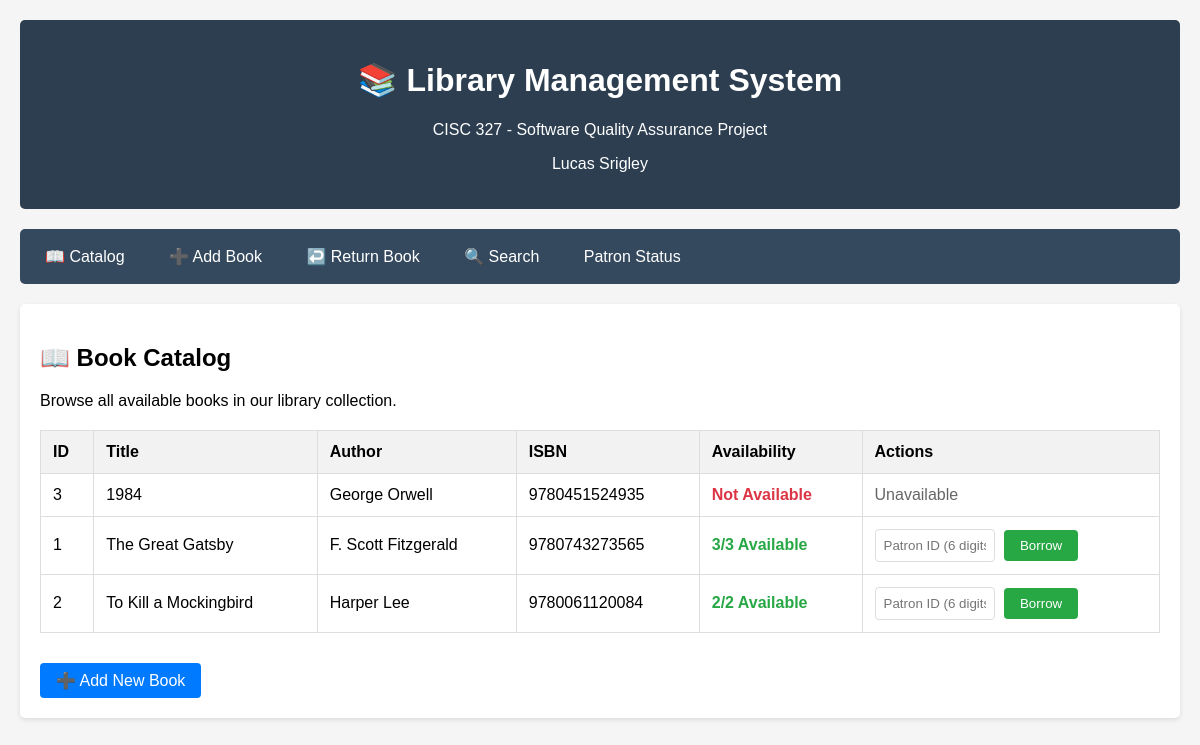
The page /catalog on the database as committed earlier.
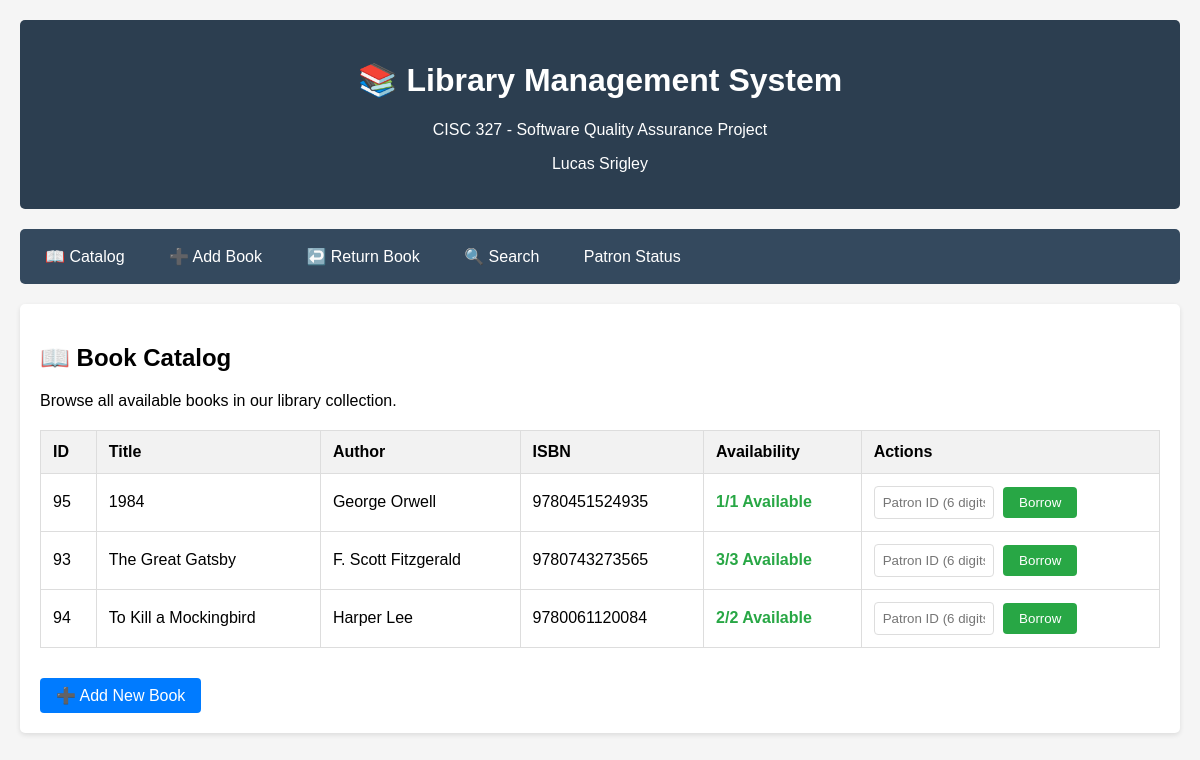
The same page on the database as committed later.
### tables this page shows
CREATE TABLE books (
            id INTEGER PRIMARY KEY AUTOINCREMENT,
            title TEXT NOT NULL,
            author TEXT NOT NULL,
            isbn TEXT UNIQUE NOT NULL,
            total_copies INTEGER NOT NULL,
            available_copies INTEGER NOT NULL
        );

### routes/catalog_routes.py (the view)
@catalog_bp.route('/catalog')
def catalog():
    books = get_all_books()
    return render_template('catalog.html', books=books)

### database.py (called while the page is built)
def get_db_connection():
    conn = sqlite3.connect(DATABASE)
    conn.row_factory = sqlite3.Row  # This enables column access by name
    return conn

def get_all_books() -> List[Dict]:
    conn = get_db_connection()
    books = conn.execute('SELECT * FROM books ORDER BY title').fetchall()
    conn.close()
    return [dict(book) for book in books]

### templates/catalog.html (shortened to what this page needs)
{% extends "base.html" %}
{% block content %}
<h2>📖 Book Catalog</h2>
<p>Browse all available books in our library collection.</p>
{% if books %}
<table>
    <thead>
        <tr>
            <th>ID</th>
            <th>Title</th>
            <th>Author</th>
            <th>ISBN</th>
            <th>Availability</th>
            <th>Actions</th>
        </tr>
    </thead>
    <tbody>
        {% for book in books %}
        <tr>
            <td>{{ book.id }}</td>
            <td>{{ book.title }}</td>
            <td>{{ book.author }}</td>
            <td>{{ book.isbn }}</td>
            <td>
                {% if book.available_copies > 0 %}
                    <span class="status-available">{{ book.available_copies }}/{{ book.total_copies }} Available</span>
                {% else %}
                    <span class="status-unavailable">Not Available</span>
                {% endif %}
            </td>
            <td>
                {% if book.available_copies > 0 %}
                    <form method="POST" action="{{ url_for('borrowing.borrow_book') }}" style="display: inline;">
                        <input type="text" name="patron_id" placeholder="Patron ID (6 digits)"
                               pattern="[0-9]{6}" maxlength="6" required style="width: 120px; margin-right: 5px;">
                        <button type="submit" class="btn btn-success">Borrow</button>
                    </form>
                {% else %}
                    <span style="color: #666;">Unavailable</span>
                {% endif %}
            </td>
        </tr>
        {% endfor %}
    </tbody>
</table>
{% else %}
<div style="text-align: center; padding: 40px; color: #666;">
    <h3>No books in catalog</h3>
    <p>The library catalog is empty. <a href="{{ url_for('catalog.add_book') }}">Add the first book</a> to get started.</p>
</div>
{% endif %}
<div style="margin-top: 30px;">
    <a href="{{ url_for('catalog.add_book') }}" class="btn">➕ Add New Book</a>
</div>
{% endblock %}

Rows that differ between the two databases and show on the page:
removed books: id "3", title "1984", author "George Orwell", isbn "9780451524935", available_copies "Not Available"
removed books: id "1", title "The Great Gatsby", author "F. Scott Fitzgerald", isbn "9780743273565", available_copies "3", total_copies "3"
removed books: id "2", title "To Kill a Mockingbird", author "Harper Lee", isbn "9780061120084", available_copies "2", total_copies "2"
added books: id "95", title "1984", author "George Orwell", isbn "9780451524935", available_copies "1", total_copies "1"
added books: id "93", title "The Great Gatsby", author "F. Scott Fitzgerald", isbn "9780743273565", available_copies "3", total_copies "3"
added books: id "94", title "To Kill a Mockingbird", author "Harper Lee", isbn "9780061120084", available_copies "2", total_copies "2"
